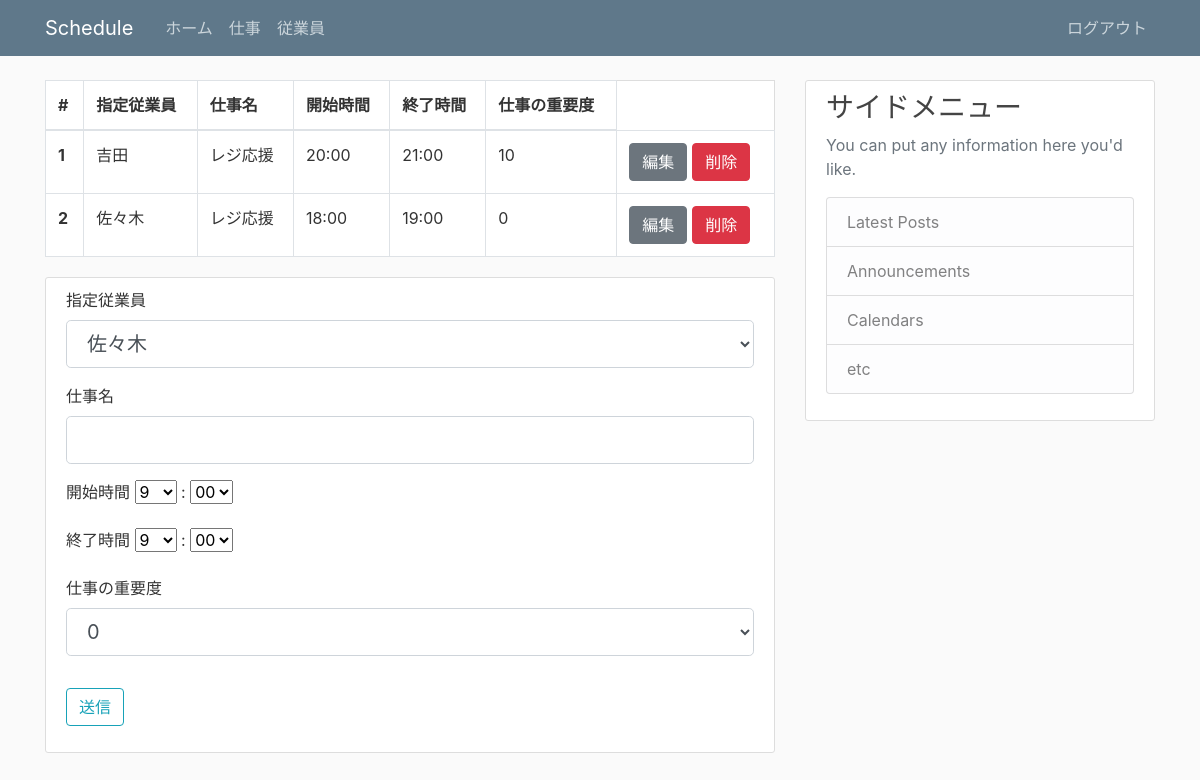
Page /spjob (signed in) on the earlier database version.
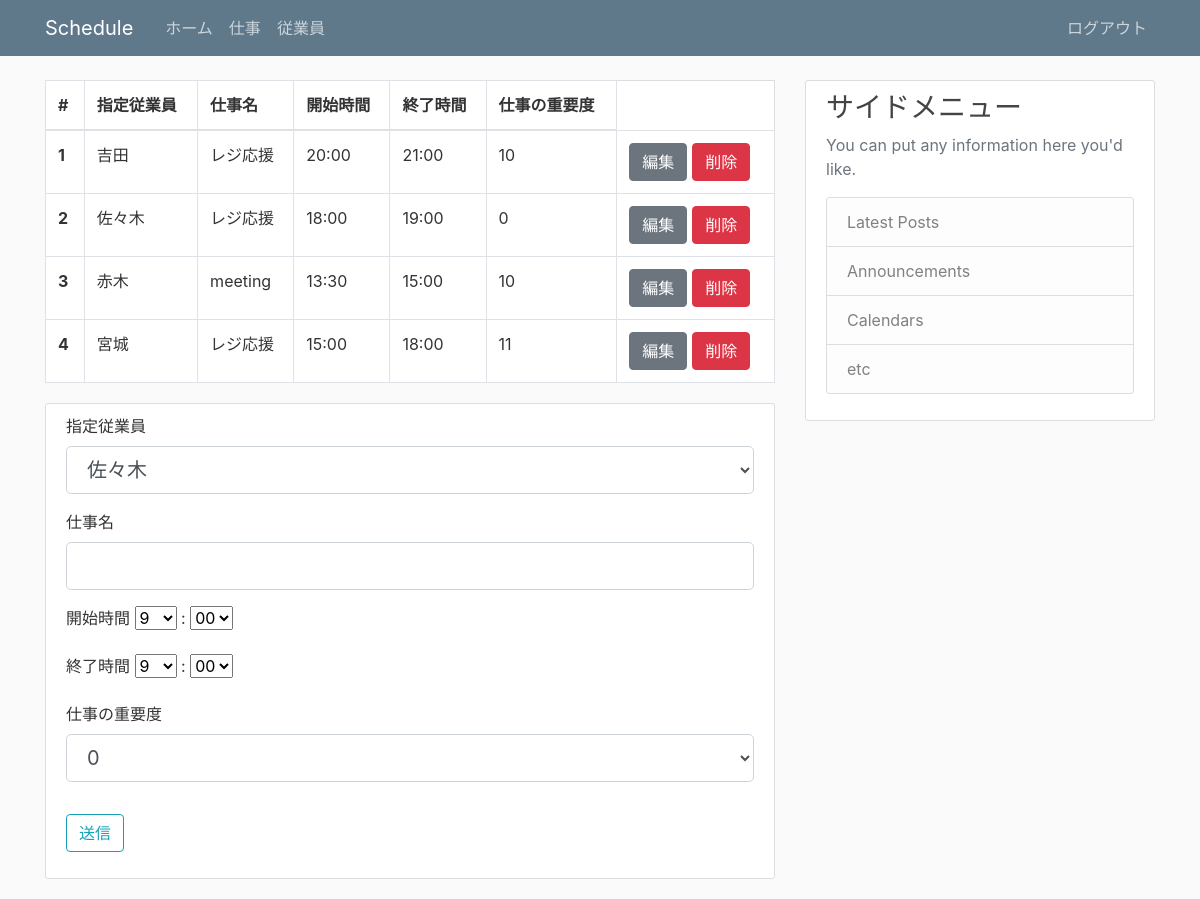
Same page on the later database version.
### flask_schedule/models.py (models this page shows, shortened)
class SpecialJob(db.Model):
  id = db.Column(db.Integer, primary_key=True)
  workername = db.Column(db.String(20),nullable=False)
  jobname = db.Column(db.String(20), nullable=False)
  starttime = db.Column(db.String(10))
  endtime = db.Column(db.String(10))
  priorty = db.Column(db.String(3))
  required_number = db.Column(db.Integer)

### flask_schedule/views/spjob.py (the view, shortened to what this page needs)
@app.route('/spjob', methods=['GET', 'POST'])
def spjob():
  if not session.get('logged_in'):
    return redirect(url_for('login'))
  spjobs = SpecialJob.query.all()
  form = SpJobForm()
  hour = hourlist
  minutes = minuteslist
  worker_list = []
  workers = Worker.query.all()
  for worker in workers:
    worker_list.append(worker.workername)
  form.workername.choices = worker_list
  form.starttime_hour.choices = hourlist
  form.starttime_minutes.choices = minuteslist
  form.endtime_hour.choices = hourlist
  form.endtime_minutes.choices = minuteslist
  form.priorty.choices = priorty_list
  if request.method == "GET":
    return render_template('spjob/spjob.html',form=form,spjobs=spjobs)

### flask_schedule/forms.py
class SpJobForm(FlaskForm):
  workername = SelectField('指定従業員',validators=[DataRequired()])
  jobname = StringField('仕事名',validators=[DataRequired(), Length(min=1, max=20)])
  starttime_hour = SelectField('開始時間',validators=[DataRequired()])
  starttime_minutes = SelectField(':',validators=[DataRequired()])
  endtime_hour = SelectField('終了時間',validators=[DataRequired()])
  endtime_minutes = SelectField(':',validators=[DataRequired()])
  priorty = SelectField('仕事の重要度',validators=[DataRequired()])
  submit = SubmitField('送信')

### flask_schedule/templates/spjob/spjob.html (shortened to what this page needs)
{% extends "layout.html" %}
{% block content %}
  <table class="table table-bordered content-section">
    <thead>
      <tr>
        <th scope="col">#</th>
        <th scope="col">指定従業員</th>
        <th scope="col">仕事名</th>
        <th scope="col">開始時間</th>
        <th scope="col">終了時間</th>
        <th scope="col">仕事の重要度</th>
      </tr>
    </thead>
    <tbody>
      {% for spjob in spjobs %}
      <tr>
        <th scope="row">{{ spjob.id }}</th>
        <td>{{ spjob.workername }}</td>
        <td>{{ spjob.jobname }}</td>
        <td>{{ spjob.starttime }}</td>
        <td>{{ spjob.endtime }}</td>
        <td>{{ spjob.priorty }}</td>
        <td>
          <div class="btn-group">
            <form action="{{ url_for('edit_spjob',id = spjob.id)}}" method="GET">
              <button type="submit" class="btn btn-secondary">編集</button>
            </form>
            <form action="{{ url_for('delete_spjob',id = spjob.id)}}" method="GET">
              <button type="submit" class="btn btn-danger" style="margin-left: 5px;" style="margin-right: 5px;">削除</button>
            </form>
          </div>
        </td>
      </tr>
      {% endfor %}
    </tbody>
  </table>
  <div class="content-section">
    <form method="POST" action="">
      <div class="form-group">
        <fieldset class="form-group">
          <div class="form-group">
            {{ form.workername.label(class="form-control-label")}}
            {{ form.workername(class="form-control form-control-lg") }}
          </div>
          <div class="form-group">
            {{ form.jobname.label(class="form-control-label")}}
            {{ form.jobname(class="form-control form-control-lg") }}
          </div>
          <div class="form-group">
            {{ form.starttime_hour.label()}}
            {{ form.starttime_hour() }}
            {{ form.starttime_minutes.label()}}
            {{ form.starttime_minutes() }}
          </div>
          <div class="form-group">
            {{ form.endtime_hour.label()}}
            {{ form.endtime_hour() }}
            {{ form.endtime_minutes.label()}}
            {{ form.endtime_minutes() }}
          </div>
          <div class="form-group">
            {{ form.priorty.label(class="form-control-label")}}
            {{ form.priorty(class="form-control form-control-lg") }}
          </div>
        </fieldset>
      </div>
      <div class="form-group">
        {{ form.submit(class="btn btn-outline-info") }}
      </div>
    </form>
  </div>
{% endblock %}

### flask_schedule/templates/layout.html (shortened to what this page needs)
<!DOCTYPE html>
<html lang="en">
<head>
    <link rel="stylesheet" href="https://stackpath.bootstrapcdn.com/bootstrap/4.1.3/css/bootstrap.min.css">
    <link rel="stylesheet" type="text/css" href="{{ url_for('static', filename='main.css') }}">
</head>
<body>
  <header class="site-header">
    <nav class="navbar navbar-expand-md navbar-dark bg-steel fixed-top">
      <div class="container">
        <a class="navbar-brand mr-4" href="/">Schedule</a>
        <div class="collapse navbar-collapse" id="navbarToggle">
          {% if session.logged_in %}
          <div class="navbar-nav mr-auto">
            <a class="nav-item nav-link" href="{{ url_for('index') }}">ホーム</a>
            <a class="nav-item nav-link" href="{{ url_for('job') }}">仕事</a>
            <a class="nav-item nav-link" href="{{ url_for('worker') }}">従業員</a>
          </div>
          <div class="navbar-nav">
            <a class="nav-item nav-link" href="{{ url_for('logout') }}">ログアウト</a>
          </div>
          {% else %}
          <div class="navbar-nav mr-auto"></div>
          <div class="navbar-nav">
            <a class="nav-item nav-link" href="{{ url_for('login') }}">ログイン</a>
          {% endif %}
          </div>
        </div>
    </nav>
  </header>
  <main role="main" class="container">
    <div class="row">
      <div class="col-md-8">
        {% block content %}{% endblock %}
      </div>
      <div class="col-md-4">
        <div class="content-section">
          <h3>サイドメニュー</h3>
          <p class='text-muted'>You can put any information here you'd like.
            <ul class="list-group">
              <li class="list-group-item list-group-item-light">Latest Posts</li>
              <li class="list-group-item list-group-item-light">Announcements</li>
              <li class="list-group-item list-group-item-light">Calendars</li>
              <li class="list-group-item list-group-item-light">etc</li>
            </ul>
          </p>
        </div>
      </div>
    </div>
  </main>
</body>
</html>

### flask_schedule/static/main.css (style rules this page uses)
body { background: #fafafa; color: #333333; margin-top: 5rem; }
h1, h2, h3, h4, h5, h6 { color: #444444; }
.bg-steel { background-color: #5f788a; }
.site-header .navbar-nav .nav-link { color: #cbd5db; }
.content-section { background: #ffffff; padding: 10px 20px; border: 1px solid #dddddd; border-radius: 3px; margin-bottom: 20px; }

Differences in the rows shown:
added SpecialJob: id "3", workername "赤木", jobname "meeting", starttime "13:30", endtime "15:00", priorty "10"
added SpecialJob: id "4", workername "宮城", jobname "レジ応援", starttime "15:00", endtime "18:00", priorty "11"
